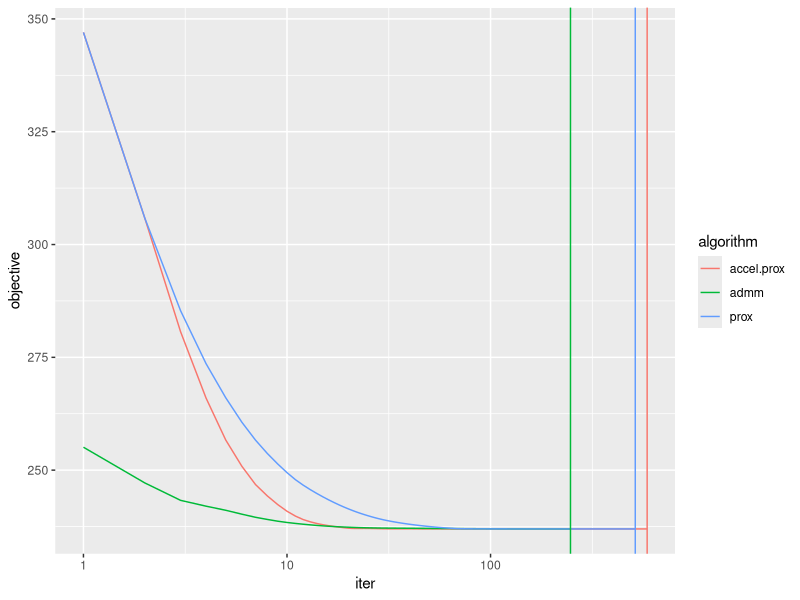
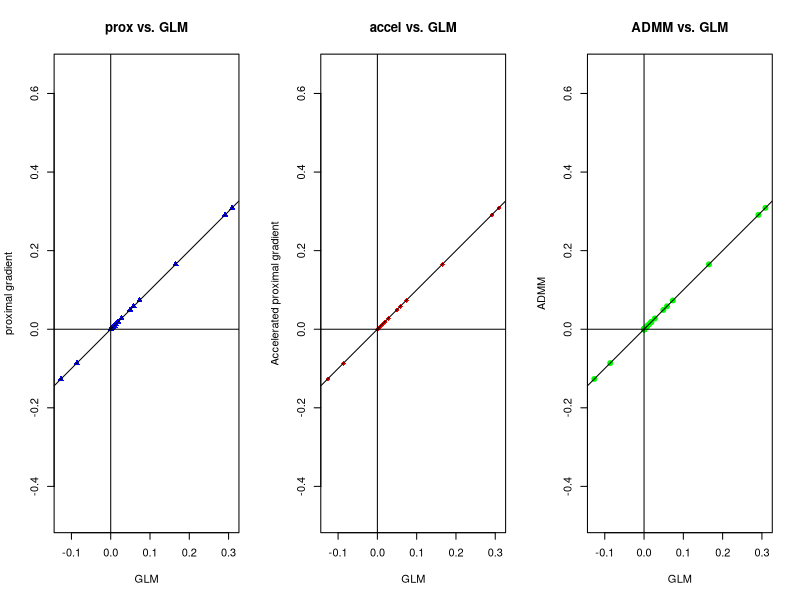

Generate these figures, in order, with R:
library(Matrix)
library(ggplot2)

########################################
# Input
########################################
# Read in data and scale it.
x = read.csv("diabetesX.csv", header = TRUE)
y = read.csv("diabetesY.csv", header = FALSE)
colnames(x) = NULL
x = scale(x)
y = as.numeric(scale(y))

########################################
# Utility functions
########################################
# Numerical tolerance.
TOL = 1e-18

objective.fn = function(x, y, beta, lambda) {
  # Returns the lasso objective function value.
  #
  # Args:
  #   x: design matrix
  #   y: response vector
  #   beta: fitted parameters
  #   lambda: penalty multiplier
  return(sum((y - x %*% beta) ^ 2) + lambda * sum(abs(beta)))
}

is.converged = function(b1, b2, tol=1e-8) {
  # Simple convergence diagnostic for determining if b1 and b2 are
  # close enough to be converged.
  #
  # Args:
  #   b1: first vector
  #   b2: second vector
  #   tol: numerical tolerance
  #
  # Returns:
  #   Determines if the sum of squared differences between vectors is less
  #   then the tolerance.
  return(sum((b1 - b2) ^ 2) < tol)
}

########################################
# Algorithms
########################################
prox = function(x, y, n.iter, lambda.lasso, gamma) {
  # (Non-Accelerated) Proximal Gradient implementation.
  #
  # Args:
  #   x: design matrix
  #   y: response vector
  #   n.iter: maximum number of iterations
  #   lambda.lasso: penalty parameter for lasso
  #   gamma: tuning parameter; somewhat like a step multiplier
  #
  # Returns:
  #   Returns a list with elements:
  #   $n: number of iterations run
  #   $beta: final parameters of the fit
  #   $objective: value of the objective function for each iteration.

  # Scale up lambda for this algorithm.
  lambda = 2 * length(y) * lambda.lasso

  # Cache X^\top X and X^\top y
  xtx = crossprod(x)
  xy = t(x) %*% y

  # Variables for algorithm and return values.
  beta = rep(0, ncol(x))
  objective = rep(0, n.iter)

  # Use for convergence, determining how many data points to return.
  n.end = n.iter

  for (t in 1:n.iter) {
    # Store to check convergence at end of loop.
    oldbeta = beta

    # Main algorithm
    u = beta - 2 * gamma * (xtx %*% beta - xy)
    beta = sign(u) * pmax(abs(u) - lambda * gamma, 0)

    # Store objective value, check convergence.
    objective[t] = objective.fn(x, y, beta, lambda)
    if (is.converged(beta, oldbeta, TOL)) {
      n.end = t
      break
    }
  }
  return(list(n = n.end,
              beta = beta,
              objective = objective[1:n.end]))
}

accel.prox = function(x, y, n.iter, lambda.lasso, gamma) {
  # Accelerated Proximal Gradient implementation.
  #
  # Args:
  #   x: design matrix
  #   y: response vector
  #   n.iter: maximum number of iterations
  #   lambda.lasso: penalty parameter for lasso
  #   gamma: tuning parameter; somewhat like a step multiplier
  #
  # Returns:
  #   Returns a list with elements:
  #   $n: number of iterations run
  #   $beta: final parameters of the fit
  #   $objective: value of the objective function for each iteration.

  # Scale up lambda for this algorithm.
  lambda = 2 * length(y) * lambda.lasso

  # Cache X^\top X and X^\top y
  xtx = crossprod(x)
  xy = t(x) %*% y

  # Variables for algorithm and return values.
  beta.acc = rep(0, ncol(x))
  objective.acc = rep(0, n.iter)
  z.acc = beta.acc

  # The "momentum" value
  st = 1

  # Use for convergence, determining how many data points to return.
  n.end = n.iter

  for (t in 1:n.iter) {
    # Main algorithm
    oldbeta = beta.acc
    u.acc = z.acc - 2 * gamma * (xtx %*% z.acc - xy)
    beta.acc = sign(u.acc) * pmax(abs(u.acc) - lambda * gamma, 0)
    st1 = (1 + (1 + 4 * st ^ 2) ^ 0.5) / 2
    z.acc = beta.acc + (st - 1) / st1 * (beta.acc - oldbeta)
    st = st1

    # Store objective value, check convergence.
    objective.acc[t] = objective.fn(x, y, beta.acc, lambda)
    if (is.converged(beta.acc, oldbeta, TOL)) {
      n.end = t
      break
    }
  }
  return(list(n = n.end,
              beta = beta.acc,
              objective = objective.acc[1:n.end]))
}

admm = function(x, y, n.iter, lambda.lasso, rho) {
  # ADMM implementation
  #
  # Args:
  #   x: design matrix
  #   y: response vector
  #   n.iter: maximum number of iterations
  #   lambda.lasso: penalty parameter for lasso
  #   rho: tuning parameter; somewhat like a step multiplier
  #
  # Returns:
  #   Returns a list with elements:
  #   $n: number of iterations run
  #   $beta: final parameters of the fit
  #   $objective: value of the objective function for each iteration.

  # Scale up lambda for this algorithm.
  lambda = length(y) * lambda.lasso

  # Cache X^\top X and X^\top y
  xtx = crossprod(x)
  xy = t(x) %*% y

  # Variables for algorithm and return values.
  beta.admm = rep(0, ncol(x))
  objective.admm = rep(0, n.iter)
  z.admm = beta.admm
  u.admm = beta.admm
  xtx.cache = xtx + rho * diag(nrow(xtx))

  # Use for convergence, determining how many data points to return.
  n.end = n.iter

  for (t in 1:n.iter) {
    # Store to check convergence at end of loop.
    oldbeta = beta.admm

    # Main algorithm
    beta.admm = solve(xtx.cache, xy + rho * (z.admm - u.admm))
    temp = beta.admm + u.admm
    z.admm = sign(temp) * pmax(abs(temp) - lambda / rho, 0)
    u.admm = u.admm + beta.admm - z.admm

    ########################################
    # FIXME: should use the ADMM-specific convergence
    # criteria instead.
    ########################################

    # Store objective value, check convergence.
    objective.admm[t] = objective.fn(x, y, beta.admm, 2 * lambda)
    if (is.converged(beta.admm, oldbeta, TOL)) {
      n.end = t
      break
    }
  }
  return(list(n = n.end,
              beta = beta.admm,
              objective = objective.admm[1:n.end]))
}


########################################
# Plotting
########################################

# Using C_p from glmnet's default behavior, get lambda \approx 0.03
# lambda = 0.01   # admm .... prox/accel.prox
# lambda = 0.03   # admm ... prox .. accel.prox
# lambda = 0.07   # admm . accel.prox . prox
# lambda = 0.1    # prox .. accel.prox ... admm
lambda = 0.03

# Get result from glmnet to compare against because we can.
glmResult = glmnet::glmnet(x, y, alpha = 1, lambda = lambda)

# sidebar: test a decreasing sequence of lambdas instead for comparison
glm.n = 100
glm.scale = 20
glm.exp = 0.5
lambda.seq = seq((glm.scale * lambda) ^ glm.exp,
                 lambda ^ glm.exp,
                 length.out = glm.n) ^ (1/glm.exp)
glmResult2 = glmnet::glmnet(x, y, alpha = 1, lambda = lambda.seq)

# Now, actually get results from algorithms (lambda scaled inside functions).
n.iter = 1000
rho = 100
gamma = 0.0001
admm.result = admm(x, y, n.iter, lambda, rho)
prox.result = prox(x, y, n.iter,  lambda, gamma)
accel.prox.result = accel.prox(x, y, n.iter,  lambda, gamma)

# Format data to make ggplot easy to display the objective function
data = data.frame(objective = c(admm.result$objective,
                                prox.result$objective,
                                accel.prox.result$objective),
                  # plot against time
                  iter = c(1:admm.result$n,
                           1:prox.result$n,
                           1:accel.prox.result$n),
                  # for vertical bars
                  n = c(rep(admm.result$n, admm.result$n),
                        rep(prox.result$n, prox.result$n),
                        rep(accel.prox.result$n, accel.prox.result$n)),
                  # grouping
                  algorithm = c(rep("admm", admm.result$n),
                                rep("prox", prox.result$n),
                                rep("accel.prox", accel.prox.result$n)))
ggplot(data) + geom_line(aes(iter, objective, group = algorithm, col = algorithm)) +
  geom_vline(aes(xintercept = n, col = algorithm, group = algorithm), show.legend = FALSE) +
  scale_x_log10()

# Now, look at the coefficients instead of the objective.
res = round(data.frame(as.numeric(glmResult$beta),
                       as.numeric(glmResult2$beta[, glm.n]),
                       admm.result$beta,
                       prox.result$beta,
                       accel.prox.result$beta), 8)
names(res) = c("glm", "glm v.2", "admm", "prox", "accel.prox")

# Plot the coefficients in the same image
par(mfrow = c(1, 3))
plot(res$prox ~ res$glm,
     pch = 17, col = "blue", xlab = "GLM", ylab = "proximal gradient",
     main = "prox vs. GLM", asp = 1)
abline(a = 0, b = 1, h = 0, v = 0)
plot(res$accel.prox ~ res$glm,
     pch = 18, col = "red", xlab = "GLM", ylab = "Accelerated proximal gradient",
     main = "accel vs. GLM", asp = 1)
abline(a = 0, b = 1, h = 0, v = 0)
plot(res$admm ~ res$glm,
     pch = 19, col = "green", xlab = "GLM", ylab = "ADMM",
     main = "ADMM vs. GLM", asp = 1)
abline(a = 0, b = 1, h = 0, v = 0)

# also show coefficients textually
res
head(res, 10)

